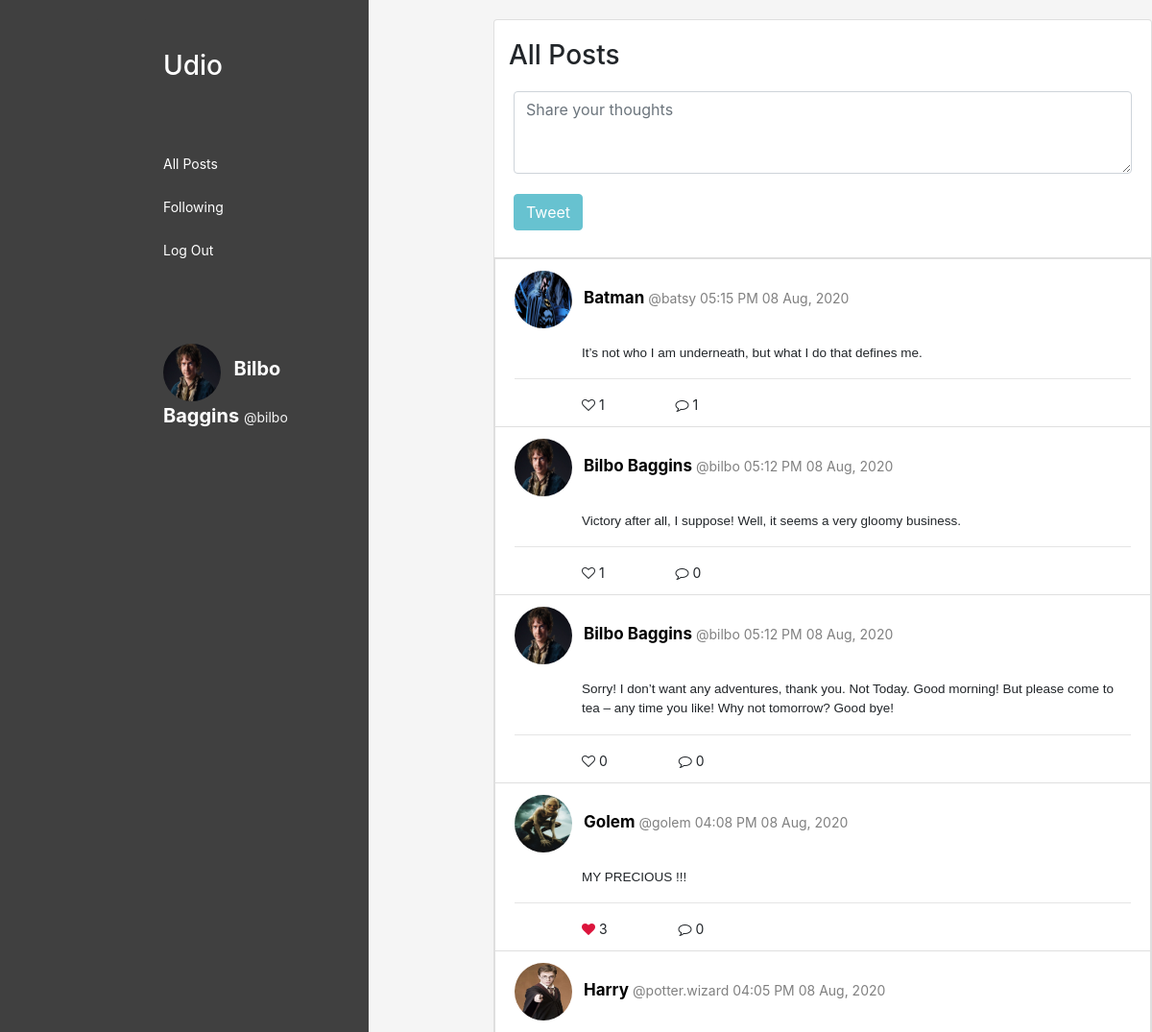
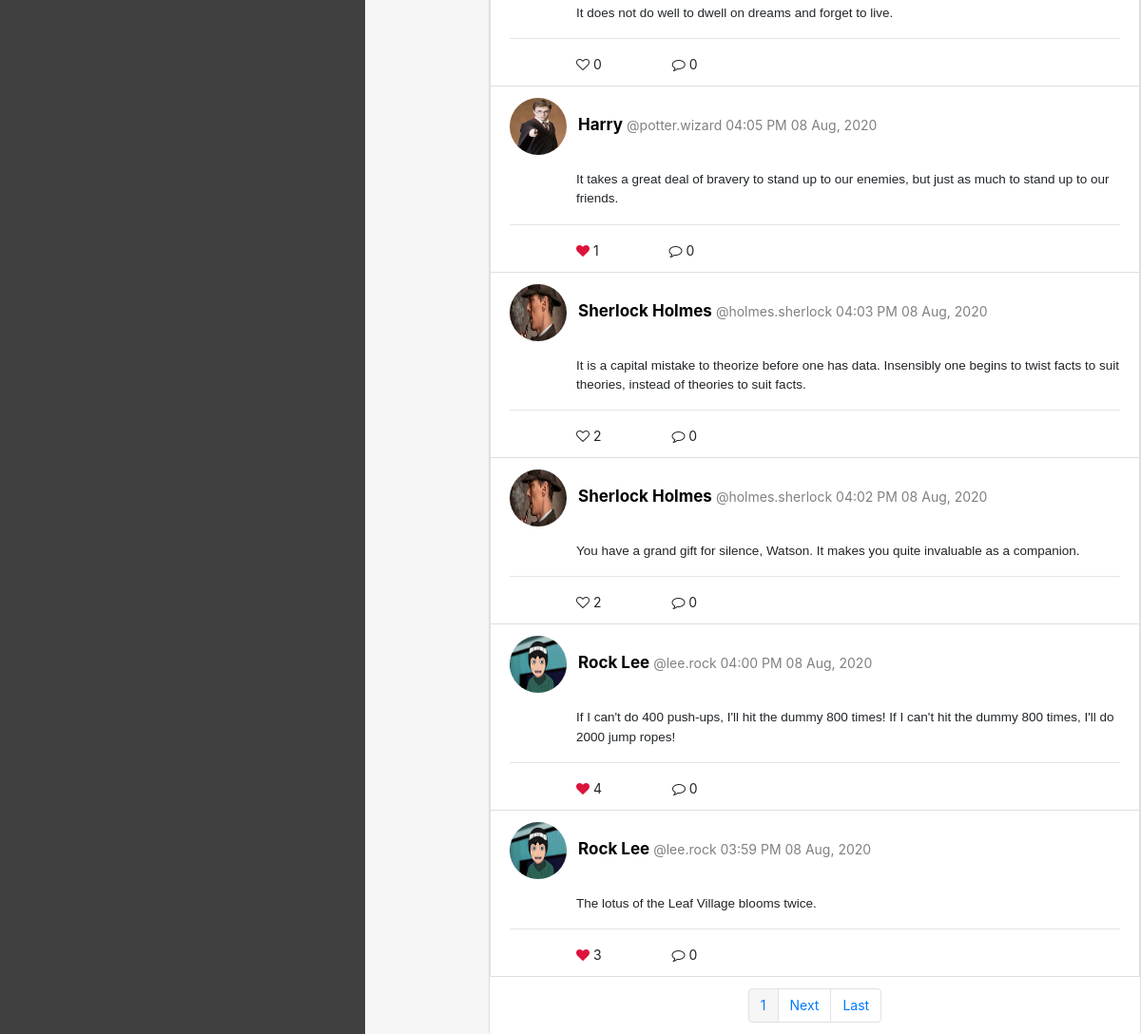
Page / (signed in) on the committed database (2 pictures, top to bottom).
### network/models.py (models this page shows, shortened)
class User(AbstractUser):
    name=models.TextField(null=True)
    imagefile= models.FileField(upload_to='images/', null=True, verbose_name="")

class Tweet(models.Model):
    owner=models.ForeignKey("User",on_delete=models.CASCADE,related_name="tweeter")
    content=models.TextField(blank=False)
    timestamp=models.DateTimeField(auto_now_add=True)

### network/views.py (the view)
# urls.py: path("", views.index, name="index"),
@login_required
def index(request):
    tweets=Tweet.objects.all()
    tweets=tweets.order_by("-timestamp").all()
    tweets_list=[]
    for tweet in tweets:
        likes=tweet.likes.all()
        liked=tweet.likes.filter(liker=request.user)
        comments=tweet.comments.all()
        number_likes=len(likes)
        number_comments=len(comments)
        tweet_details={
            "id": tweet.id,
            "tweeter":tweet.owner.name,
            "tweeterid":tweet.owner.id,
            "tweeterusername":tweet.owner.username,
            "content":tweet.content,
            "timestamp":tweet.timestamp.strftime(" %I:%M %p %d %b, %Y"),
            "likes":number_likes,
            "comments":number_comments,
            "image":tweet.owner.imagefile,
            "liked":liked
        }
        tweets_list.append(tweet_details)
    paginator = Paginator(tweets_list, 10) # Show 10 tweets per page.
    page_number = request.GET.get('page')
    page_obj = paginator.get_page(page_number)
    return render(request, "network/index.html",{'page_obj': page_obj})

### network/templates/network/index.html (shortened to what this page needs)
{% extends "network/layout.html" %}
{% load static %}
{% block body %}
<div class="card maincard" style="width: 45rem;">
  <ul class="list-group list-group-flush">
    <h3> &nbsp; All Posts </h3>
    <li class="list-group-item">
      <form id="compose">
        <div class="form-group">
          <textarea class="form-control" id="tweet" rows="3" placeholder="Share your thoughts"></textarea> <br>
          <button type="button" class="btn btn-info" id="tweet_btn"> Tweet </button>
        </div>
      </form>
    </li>
    <div id="feed">
      {% if page_obj  %}
      {% for obj in page_obj %}
    <li class="list-group-item tweetcard"> <div  onclick="location.href='/open_tweet/{{ obj.id }}'">
      <img class="rounded-circle z-depth-2" alt="100x100" data-holder-rendered="true" src='{{ MEDIA_URL }}{{ obj.image }}'>
      <span class="link"> &nbsp; {{ obj.tweeter }} </span> <span class="userid"><a href= {% url 'profile' obj.tweeterid %} class='userid'> @{{ obj.tweeterusername}} </a> {{ obj.timestamp}} </span>
      <p class="contenttweet"> <pre>{{obj.content}}  </pre> <hr> </p> </div>
      <div class="block">
         <div onclick="like(this)" id="like{{obj.id}}" class="subblock" data-id="{{ obj.id }}">
          {% if obj.liked %}
          <i class="fa fa-heart" style="color:crimson"></i>
          {% else %}
          <i style="font-size:14px" class="fa">&#xf08a;</i>
          {% endif %}
          {{ obj.likes }}
        </div> <div  class="subblock" onclick="location.href='/open_tweet/{{ obj.id }}'" >
          <i class="fa fa-comment-o" aria-hidden="true"></i>  {{ obj.comments }}
      </div>
    </div>
    </li>
    {% endfor %}
  </div>
    <li class="list-group-item">
      <nav aria-label="Page navigation example">
        <ul class="pagination justify-content-center">
          <li class="page-item "><a class="page-link" href="#" style="background-color:whitesmoke"> {{ page_obj.number }} </a></li>
          {% if page_obj.has_next %}
          <li class="page-item"><a class="page-link" href="?page={{ page_obj.next_page_number }}">Next</a></li>
          <li class="page-item"><a class="page-link" href="?page={{ page_obj.paginator.num_pages }}">Last</a></li>
          {% endif %}
        </ul>
      </nav>
    </div>
    {% else %}
    <li class="list-group-item"> No feed to show </li>
     {% endif %}
</div>
{% endblock %}

### network/templates/network/layout.html (shortened to what this page needs)
{% load static %}
<!DOCTYPE html>
<html lang="en">
    <head>
  <link rel="stylesheet" href="https://stackpath.bootstrapcdn.com/bootstrap/4.5.1/css/bootstrap.min.css">
        <link href="{% static 'network/styles.css' %}" rel="stylesheet">
    <link rel="stylesheet" href="https://cdnjs.cloudflare.com/ajax/libs/font-awesome/4.7.0/css/font-awesome.min.css">
    </head>
    <body>
    <div class=" split left">
        <div class="card menu border-0" style="width: 25rem;">
            <ul class="list-group list-group-flush menu">
              <li class="list-group-item menu border-0">  <h3> Udio </h3> </li> <br> <br>
              <li class="list-group-item menu border-0"> <a  href="{% url 'index' %}" class="linkwhite"> All Posts</a></li>
              <li class="list-group-item menu border-0">  <a href="{% url 'following' request.user.id %}" class="linkwhite">Following</a> </li>
              <li class="list-group-item menu border-0">  <a  href="{% url 'logout' %}" class="linkwhite">Log Out</a> </li>
              <br>
              <br>
              <br>
              <li  class="list-group-item menu ">
                <img class="rounded-circle z-depth-2" alt="100x100" data-holder-rendered="true" src='{{ MEDIA_URL }}{{ request.user.imagefile }}'>
                <span style="color:white"> <strong style="font-size: 20px;">&nbsp; {{ request.user.name}} </strong>  </span> <a href={% url 'profile' request.user.id %} style="color: whitesmoke;"> @{{ request.user.username}} </a>
              </li>
            </div>
          </div>
         <div class="split right">
            {% block body %}
            {% endblock %}
    </body>
</html>

### network/static/network/styles.css (style rules this page uses)
body { font-size: 14px; }
h3 { padding-top: 20px; }
.split { height: 100%; position: fixed; z-index: 1; top: 0; overflow-x: hidden; padding-top: 20px; }
.left { width:32%; left: 0; background-color: #404040; display: flex; }
.right { width: 68%; right: 0; background-color: whitesmoke; display: flex; }
.menu { color:white; background-color: #404040; margin-left: 50px; }
.linkwhite { color:white; }
.maincard { margin-left: 130px; top: 0; }
.subblock { display:inline; }
.rounded-circle { width:60px; height:60px; }
p.contenttweet { margin-left: 70px; }
.subblock { margin-left: 70px; }
.userid { color:grey; }
.link { font-weight: bold; color: black; font-size: 17px; }
pre { font-family:sans-serif; font-size: 13.5px; margin-left: 70px; white-space: pre-wrap; word-break: break-word; }

### rows in the picture
User: user.imagefile (picture), user.name "Bilbo Baggins", user.username "bilbo", image (picture), tweeter "Bilbo Baggins" "Bilbo Baggins", tweeterusername "bilbo" "bilbo"
User: image (picture), tweeter "Batman", tweeterusername "batsy"
Tweet: content "It’s not who I am underneath, but what I do that defines me."
Tweet: content "Victory after all, I suppose! Well, it seems a very gloomy business."
Tweet: content "Sorry! I don’t want any adventures, thank you. Not Today. Good morning! But please come to tea – any time you like! Why not tomorrow? Good bye!"
User: image (picture), tweeter "Golem", tweeterusername "golem"
Tweet: content "MY PRECIOUS !!!"
User: image (picture), tweeter "Harry" "Harry", tweeterusername "potter.wizard" "potter.wizard"
Tweet: content "It does not do well to dwell on dreams and forget to live."
Tweet: content "It takes a great deal of bravery to stand up to our enemies, but just as much to stand up to our friends."
User: image (picture), tweeter "Sherlock Holmes" "Sherlock Holmes", tweeterusername "holmes.sherlock" "holmes.sherlock"
Tweet: content "It is a capital mistake to theorize before one has data. Insensibly one begins to twist facts to suit theories, instead of theories to suit facts.…"
Tweet: content "You have a grand gift for silence, Watson. It makes you quite invaluable as a companion."
User: image (placeholder picture), tweeter "Rock Lee" "Rock Lee", tweeterusername "lee.rock" "lee.rock"
Tweet: content "If I can't do 400 push-ups, I'll hit the dummy 800 times! If I can't hit the dummy 800 times, I'll do 2000 jump ropes!"
Tweet: content "The lotus of the Leaf Village blooms twice."

### other values in the picture
{{ obj.timestamp }} "05:15 PM 08 Aug, 2020" "05:12 PM 08 Aug, 2020" "05:12 PM 08 Aug, 2020" "04:08 PM 08 Aug, 2020" "04:05 PM 08 Aug, 2020" "04:05 PM 08 Aug, 2020" "04:03 PM 08 Aug, 2020" "04:02 PM 08 Aug, 2020" "04:00 PM 08 Aug, 2020" "03:59 PM 08 Aug, 2020"
{{ obj.likes }} "1" "1" "0" "3" "0" "1" "2" "2" "4" "3"
{{ obj.comments }} "1" "0" "0" "0" "0" "0" "0" "0" "0" "0"
{{ page_obj.number }} "1"
